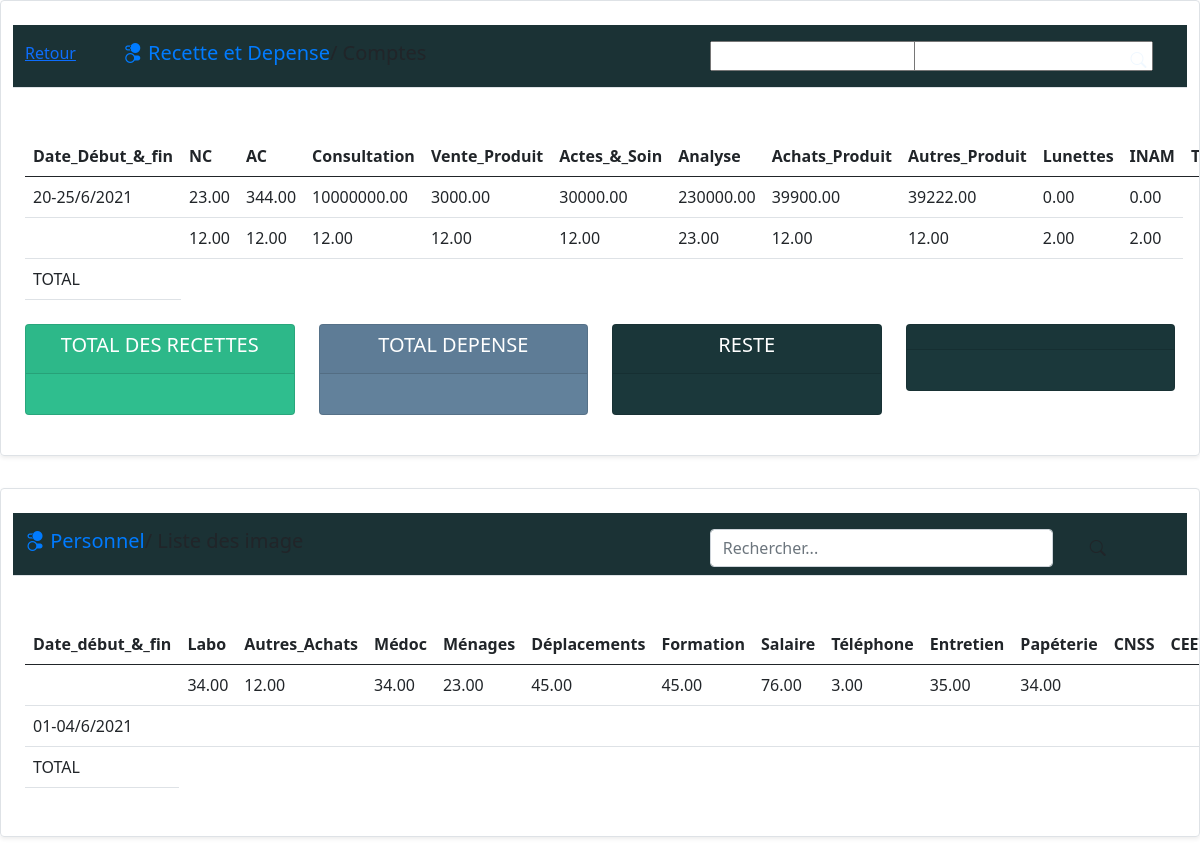
Screenshot of /etat/ (signed in) with the database file from the repository.
### direction/models.py (models this page shows, shortened)
class Recette(models.Model):
    date_debut = models.DateField(
        auto_now_add=False, auto_now=False, blank=True, null=True)
    date_fin = models.DateField(
        auto_now_add=False, auto_now=False, blank=True, null=True)
    nc = models.FloatField(blank=True, null=True)
    ac = models.FloatField(blank=True, null=True)
    consulation = models.FloatField(blank=True, null=True)
    vente_pro = models.FloatField(blank=True, null=True)
    actes_soin = models.FloatField(blank=True, null=True)
    analyse = models.FloatField(blank=True, null=True)
    achats_pro = models.FloatField(blank=True, null=True)
    autre_pro = models.FloatField(blank=True, null=True)
    lunette = models.FloatField(blank=True, null=True)
    inam = models.FloatField(blank=True, null=True)
    date_create = models.DateTimeField(auto_now_add=True, null=True)

class Depense(models.Model):
    date_debut = models.DateField(
        auto_now_add=False, auto_now=False, blank=True, null=True)
    date_fin = models.DateField(
        auto_now_add=False, auto_now=False, blank=True, null=True)
    laboratoire = models.FloatField(blank=True, null=True)
    autre_achat = models.FloatField(blank=True, null=True)
    medicament = models.FloatField(blank=True, null=True)
    menage = models.FloatField(blank=True, null=True)
    deplacement = models.FloatField(blank=True, null=True)
    formation = models.FloatField(blank=True, null=True)
    salaire = models.FloatField(blank=True, null=True)
    cnss = models.FloatField(blank=True, null=True)
    telephone = models.FloatField(blank=True, null=True)
    entretien = models.FloatField(blank=True, null=True)
    ceet = models.FloatField(blank=True, null=True)
    papeterie = models.FloatField(blank=True, null=True)
    date_create = models.DateTimeField(auto_now_add=True, null=True)

### direction/views.py (the view)
# urls.py: path('etat/', views.etat, name="etat"),
@login_required(login_url='login')
def etat(request):
    listRectte = Recette.objects.all()
    listDepense = Depense.objects.all()
    filters = RecetteFilter(request.GET, queryset=listRectte)
    context = {'listRectte': listRectte,
               'listDepense': listDepense, 'filters': filters}
    return render(request, 'directions/etat.html', context)

### direction/templates/directions/etat.html (shortened to what this page needs)
{% load static %}
<!DOCTYPE html>
<html lang="en">
<head>
    <link rel="stylesheet" href="{% static '/css/main.css'%}">
    <link rel="stylesheet" href="{% static '/css/bootstrap/css/bootstrap.min.css'%}">
    <link rel="stylesheet" href="{% static '/bootstrap-icons/bootstrap-icons.css'%}">
</head>
<body>
    <div class="row mb-2">
        <div class="col-md-12">
            <div class="row g-0 border rounded overflow-hidden flex-md-row mb-4 shadow-sm h-md-250 position-relative">
            <div class="col p-4 d-flex flex-column position-static">
                <div class="row pb-2 pt-3 border-bottom" style="background-color: rgb(27, 50, 53);">
                    <div class="col-md-1"><a href="#">Retour</a></div>
                    <div class="col-md-4">
                        <h2 class="h5"><span class="title-h"><i class="bi bi-toggles2"></i> Recette et Depense</span>/ Comptes </h2>
                    </div>
                    <div class="col-md-2"></div>
                    <div class="col-md-5">
                        <div class="row mr-5">
                                <form action="{% url 'list_personnel' %}" method="get">
                                    <div class="row">
                                        <div class="col-md-5">
                                            {{ filters.form.startDays }}
                                        </div>
                                        <div class="col-md-5">
                                            {{ filters.form.endDays }}
                                        </div>
                                        <div class="col-md-1">
                                            <button type="submit" class="btn btn"><i class="bi bi-search" style="color: aliceblue;"></i></button>
                                        </div>
                                    </div>
                                </form>
                        </div>
                    </div>
                </div>
                <br><br>
                <div class="row mb-2">
                    <div class="col-md-12">
                        <table class="table table-header">
                            <thead>
                                <tr>
                                    <th>Date_Début_&_fin </th>
                                    <th>NC</th>
                                    <th>AC</th>
                                    <th>Consultation</th>
                                    <th>Vente_Produit</th>
                                    <th>Actes_&_Soin</th>
                                    <th>Analyse</th>
                                    <th>Achats_Produit</th>
                                    <th>Autres_Produit</th>
                                    <th>Lunettes</th>
                                    <th>INAM</th>
                                    <th>TOTAL</th>
                                </tr>
                            </thead>
                            <tbody>
                                {% for echoR in listRectte %}
                                <tr>
                                    <td>{{ echoR.date_debut | date:"d-"}}{{ echoR.date_fin| date:"d/n/o" }}</td>
                                    <td>{{ echoR.nc|floatformat:2 }}</td>
                                    <td>{{ echoR.ac|floatformat:2 }}</td>
                                    <td>{{ echoR.consulation|floatformat:2 }}</td>
                                    <td>{{ echoR.vente_pro|floatformat:2 }}</td>
                                    <td>{{ echoR.actes_soin|floatformat:2 }}</td>
                                    <td>{{ echoR.analyse|floatformat:2 }}</td>
                                    <td>{{ echoR.achats_pro|floatformat:2 }}</td>
                                    <td>{{ echoR.autre_pro|floatformat:2 }}</td>
                                    <td>{{ echoR.lunette|floatformat:2 }}</td>
                                    <td>{{ echoR.inam|floatformat:2 }}</td>
                                </tr>
                                {% endfor %}
                                <tr>
                                    <td>TOTAL</td>
                                </tr>
                            </tbody>
                        </table>
                    </div>
                </div>
                <div class="row">
                    <div class="col">
                        <div class="col-md">
                            <div class="card text-center text-white mb-3" style="background: rgb(47, 190, 142);">
                                <div class="card-header">
                                    <h5 class="card-title">TOTAL DES RECETTES</h5>
                                </div>
                                <div class="card-body">
                                 </div>
                            </div>
                        </div>
                    </div>
                    <div class="col">
                     <div class="col-md">
                         <div class="card text-center text-white mb-3" style="background: rgb(98, 129, 155);">
                             <div class="card-header">
                                 <h5 class="card-title">TOTAL DEPENSE</h5>
                             </div>
                             <div class="card-body">
                              </div>
                         </div>
                     </div>
                 </div>
                 <div class="col">
                     <div class="col-md">
                         <div class="card text-center text-white mb-3" style="background: rgb(27, 56, 59);">
                             <div class="card-header">
                                 <h5 class="card-title">RESTE</h5>
                             </div>
                             <div class="card-body">
                              </div>
                         </div>
                     </div>
                 </div>
                 <div class="col">
                    <div class="col-md">
                        <div class="card text-center text-white mb-3" style="background: rgb(27, 56, 59);">
                            <div class="card-header">
                            </div>
                            <div class="card-body">
                             </div>
                        </div>
                    </div>
                </div>
                </div>
            </div>
            </div>
        </div>
    </div>
    <div class="row mb-2">
        <div class="col-md-12">
            <div class="row g-0 border rounded overflow-hidden flex-md-row mb-4 shadow-sm h-md-250 position-relative">
            <div class="col p-4 d-flex flex-column position-static">
                <div class="row pt-3 pb-2 mb-4 border-bottom" style="background-color: rgb(27, 50, 53);">
                    <div class="col-md-5">
                        <h2 class="h5"><span class="title-h"><i class="bi bi-toggles2"></i> Personnel</span>/ Liste des image </h2>
                    </div>
                    <div class="col-md-2"></div>
                    <div class="col-md-5">
                        <div class="row mr-5">
                                <form action="{% url 'list_personnel' %}" method="post">
                                    <div class="row">
                                        <div class="col-md-9">
                                            <input type="search" class="form-control me-2" placeholder="Rechercher..." name="recherche">
                                        </div>
                                        <div class="col-md-3">
                                            <button type="submit" class="btn btn"><i class="bi bi-search"></i></button>
                                        </div>
                                    </div>
                                </form>
                        </div>
                    </div>
                </div>
                <br>
                <div class="row mb-2">
                    <div class="col-md-12">
                        <table class="table">
                            <thead>
                                <tr>
                                    <th>Date_début_&_fin</th>
                                    <th>Labo</th>
                                    <th>Autres_Achats</th>
                                    <th>Médoc</th>
                                    <th>Ménages</th>
                                    <th>Déplacements</th>
                                    <th>Formation</th>
                                    <th>Salaire</th>
                                    <th>Téléphone</th>
                                    <th>Entretien</th>
                                    <th>Papéterie</th>
                                    <th>CNSS</th>
                                    <th>CEET</th>
                                </tr>
                            </thead>
                            <tbody>
                                {% for echoDep in listDepense %}
                                <tr>
                                    <td>{{ echoDep.date_debut | date:"d-" }}{{ echoDep.date_fin | date:"d/n/o"  }}</td>
                                    <td>{{ echoDep.laboratoire|floatformat:2 }}</td>
                                    <td>{{ echoDep.autre_achat|floatformat:2 }}</td>
                                    <td>{{ echoDep.medicament|floatformat:2 }}</td>
                                    <td>{{ echoDep.menage|floatformat:2 }}</td>
                                    <td>{{ echoDep.deplacement|floatformat:2 }}</td>
                                    <td>{{ echoDep.formation|floatformat:2 }}</td>
                                    <td>{{ echoDep.salaire|floatformat:2 }}</td>
                                    <td>{{ echoDep.telephone|floatformat:2 }}</td>
                                    <td>{{ echoDep.entretien|floatformat:2 }}</td>
                                    <td>{{ echoDep.papeterie|floatformat:2 }}</td>
                                    <td>{{ echoDep.cnss|floatformat:2 }}</td>
                                    <td>{{ echoDep.ceet|floatformat:2 }}</td>
                                </tr>
                                {% endfor %}
                                <tr>
                                    <td>TOTAL</td>
                                </tr>
                            </tbody>
                        </table>
                    </div>
                </div>
            </div>
            </div>
        </div>
    </div>
</body>
</html>

### static/css/main.css (style rules this page uses)
body { font-size: 0.875rem; }
.title-h { color: #007bff; }

### rows the page displays
Recette: date_debut "20-", date_fin "25/6/2021", nc "23.00", ac "344.00", consulation "10000000.00", vente_pro "3000.00", actes_soin "30000.00", analyse "230000.00", achats_pro "39900.00", autre_pro "39222.00", lunette "0.00", inam "0.00"
Recette: nc "12.00", ac "12.00", consulation "12.00", vente_pro "12.00", actes_soin "12.00", analyse "23.00", achats_pro "12.00", autre_pro "12.00", lunette "2.00", inam "2.00"
Depense: laboratoire "34.00", autre_achat "12.00", medicament "34.00", menage "23.00", deplacement "45.00", formation "45.00", salaire "76.00", telephone "3.00", entretien "35.00", papeterie "34.00"
Depense: date_debut "01-", date_fin "04/6/2021"
